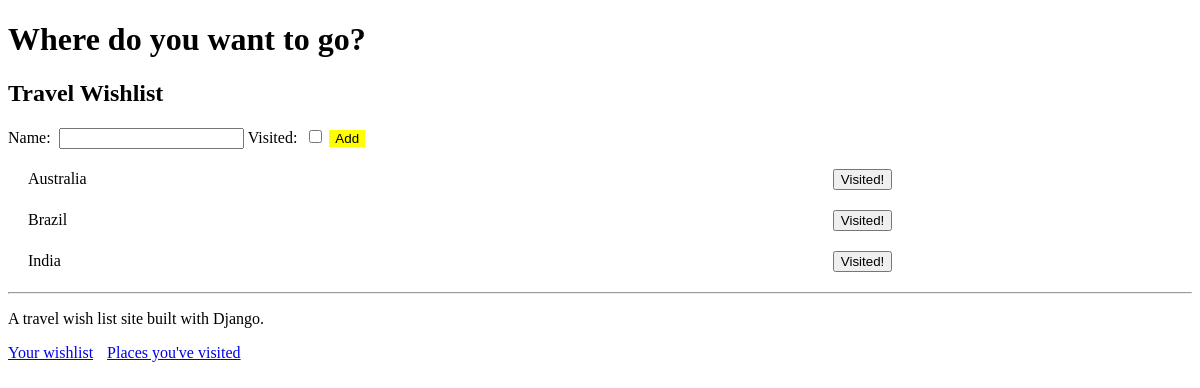
The page / on the database its author committed.
### travel_wishlist/models.py (models this page shows, shortened)
class Place(models.Model):
    name = models.CharField(max_length=200)
    visited = models.BooleanField(default=False)

### travel_wishlist/views.py (the view)
# urls.py: path('', views.place_list, name='place_list'),
def place_list(request):
    if request.method == 'POST':
        form = NewPlaceForm(request.POST)
        place = form.save()
        if form.is_valid():
            place.save()
            return redirect('place_list')
    places = Place.objects.filter(visited=False).order_by('name')
    new_place_form = NewPlaceForm()
    return render(request, 'travel_wishlist/wishlist.html', { 'places': places, 'new_place_form': new_place_form })

### travel_wishlist/forms.py
class NewPlaceForm(forms.ModelForm):
    class Meta:
        model = Place
        fields = ('name', 'visited')

### travel_wishlist/templates/travel_wishlist/wishlist.html (shortened to what this page needs)
{% extends 'travel_wishlist/base.html' %}
{% block content %}
<h2>Travel Wishlist</h2>
<form method="POST" action="{% url 'place_list' %}">
    {{ new_place_form }}
    <button id="add-new-place" type="submit">Add</button>
</form>
{% for place in places %}
    <div class="wishlist-place">
        <span id="place-name-{{ place.pk }}" class="place-name">{{ place.name }}</span>
        <form class="visited-form" method="POST" action="{% url 'place_was_visited' %}">
            <button id="visited-button-{{ place.pk }}" type="submit">Visited!</button>
        </form>
    </div>
{% empty %}
    <p>You have no places in your wishlist</p>
{% endfor %}
{% endblock %}

### travel_wishlist/static/css/style.css (style rules this page uses)
span.place-name { display: inline-block; width: 70%; }
form.visited-form { display: inline; }
div.wishlist-place { margin: 20px; }
label { display: inline-block; padding-right: 8px; }
#add-new-place { background-color: yellow; border: green; }

### rows shown on the page
Place: name "Australia"
Place: name "Brazil"
Place: name "India"
